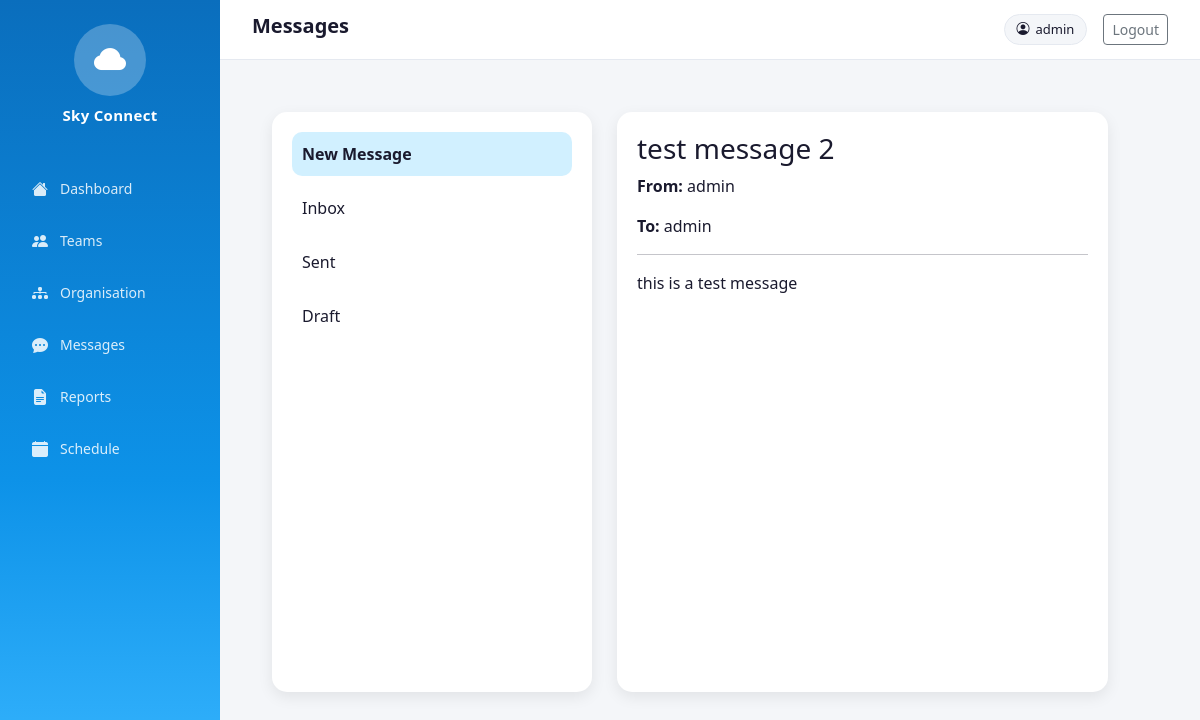
/messages/?message_id=8 (signed in), run on an earlier commit of the app's database.
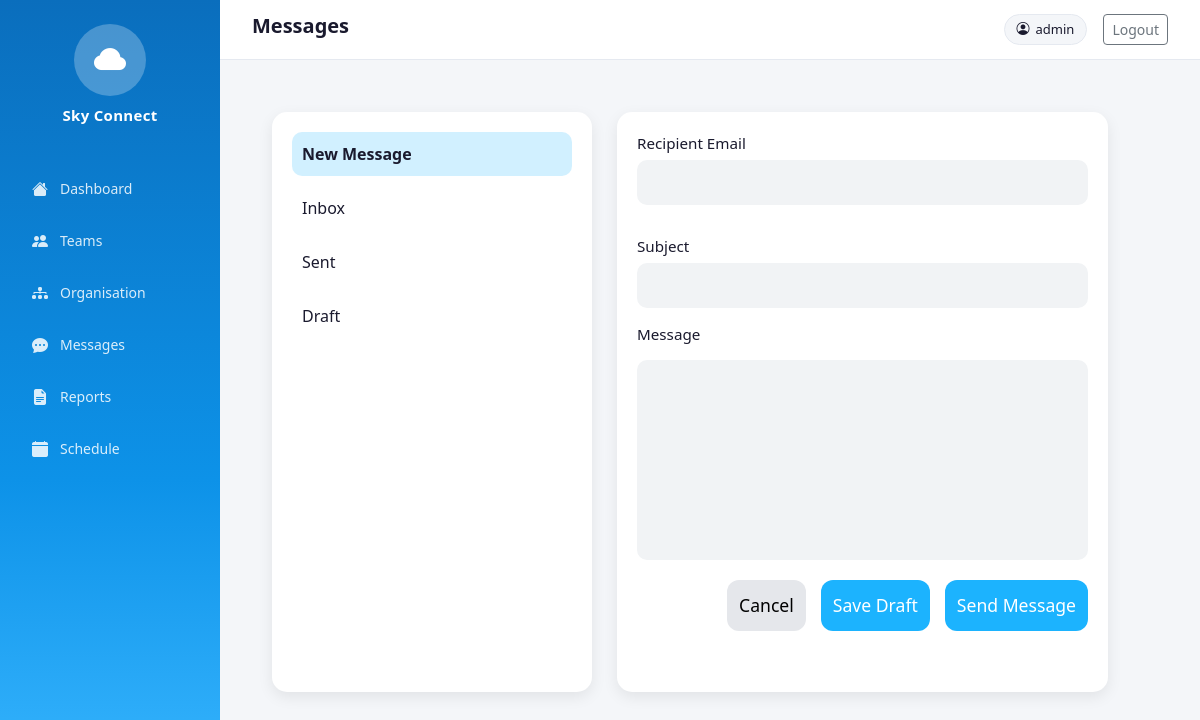
And on a later commit of the database.
### user_messages/models.py (models this page shows, shortened)
class user_messages(models.Model):
    sender = models.ForeignKey(
        User,
        on_delete=models.CASCADE,
        related_name='sent_messages'
    )
    receiver = models.ForeignKey(
        User,
        on_delete=models.CASCADE,
        related_name='received_messages',
        null=True,
        blank=True
    )
    subject = models.CharField(
        max_length=255,
        blank=True,
        null=True
    )
    body = models.TextField(
        blank=True,
        null=True
    )
    created_at = models.DateTimeField(auto_now_add=True)
    is_draft = models.BooleanField(default=False)

### user_messages/views.py (the view, shortened to what this page needs)
# urls.py: path('', messages_page, name='messages'),
@login_required
def messages_page(request):
    inbox = user_messages.objects.filter(receiver=request.user, is_draft=False)
    sent = user_messages.objects.filter(sender=request.user, is_draft=False)
    drafts = user_messages.objects.filter(sender=request.user, is_draft=True)
    message_id = request.GET.get("message_id")
    selected_message = None
    mode = "new"
    if message_id:
        selected_message = user_messages.objects.filter(id=message_id).first()
        if selected_message and (selected_message.sender == request.user or selected_message.receiver == request.user):
            if selected_message.is_draft and selected_message.sender == request.user:
                mode = "edit"
            else:
                mode = "view"
        else:
            selected_message = None
    return render(request, "MessagePage.html", {
        "inbox": inbox,
        "sent": sent,
        "drafts": drafts,
        "selected_message": selected_message,
        "mode": mode,
    })

### user_messages/templates/MessagePage.html (shortened to what this page needs)
{% extends 'base.html' %}
{% load static %}
{% block page_title %}<h1>Messages</h1>{% endblock %}
{% block content %}
<link rel="stylesheet" href="{% static 'css/Messages.css' %}">
<div class="messagesLayout">
    <div class="messagesLeft">
        <div class="messagesCard messagesMenuCard">
            <div class="messagesMenuList">
                <div class="messagesMenuItem activeTab" onclick="switchTab('new', event)">New Message</div>
                <div class="messagesMenuItem" onclick="switchTab('inbox', event)">Inbox</div>
                <div class="messagesMenuItem" onclick="switchTab('sent', event)">Sent</div>
                <div class="messagesMenuItem" onclick="switchTab('draft', event)">Draft</div>
            </div>
        </div>
    </div>
    <div class="messagesRight">
        <div id="right-new" class="messagesCard tabContent">
            {% if mode == "view" %}
                <div>
                    <h3>{{ selected_message.subject }}</h3>
                    <p><strong>From:</strong> {{ selected_message.sender.username }}</p>
                    <p><strong>To:</strong> {{ selected_message.receiver.username }}</p>
                    <hr>
                    <p>{{ selected_message.body }}</p>
                </div>
            {% else %}
                <form method="POST">
                    <div class="messagesFormTop">
                        <div class="messagesField">
                            <label class="messagesLabel">Recipient Email</label>
                            <input type="email" name="receiver_email"
                                   value="{{ selected_message.receiver.email|default:'' }}"
                                   class="messagesInput">
                        </div>
                        <div class="messagesField">
                            <label class="messagesLabel">Subject</label>
                            <input type="text" name="subject"
                                   value="{{ selected_message.subject|default:'' }}"
                                   class="messagesInput">
                        </div>
                    </div>
                    <div class="messagesFormMiddle">
                        <label class="messagesLabel">Message</label>
                        <textarea name="body" class="messagesTextarea">{{ selected_message.body|default:'' }}</textarea>
                    </div>
                    <div class="messagesActions">
                        <button type="reset" class="messagesSecondaryBtn">Cancel</button>
                        <button type="submit"
                                name="action"
                                value="draft"
                                class="messagesPrimaryBtn"
                                onclick="removeRequired(); checkDraftEmpty(event)">
                            Save Draft
                        </button>
                        <button type="submit"
                                name="action"
                                value="send"
                                class="messagesPrimaryBtn"
                                onclick="addRequired()">
                            Send Message
                        </button>
                    </div>
                </form>
            {% endif %}
        </div>
    </div>
</div>
{% endblock %}

What changed in the data, as far as the page shows it:
removed user_messages: subject "test message 2", sender.username "admin", receiver.username "admin", body "this is a test message"
Also different on the page:
text no longer shown: "From: To:"
text now shown: "Recipient Email Subject Message Cancel Save Draft Send Message"
